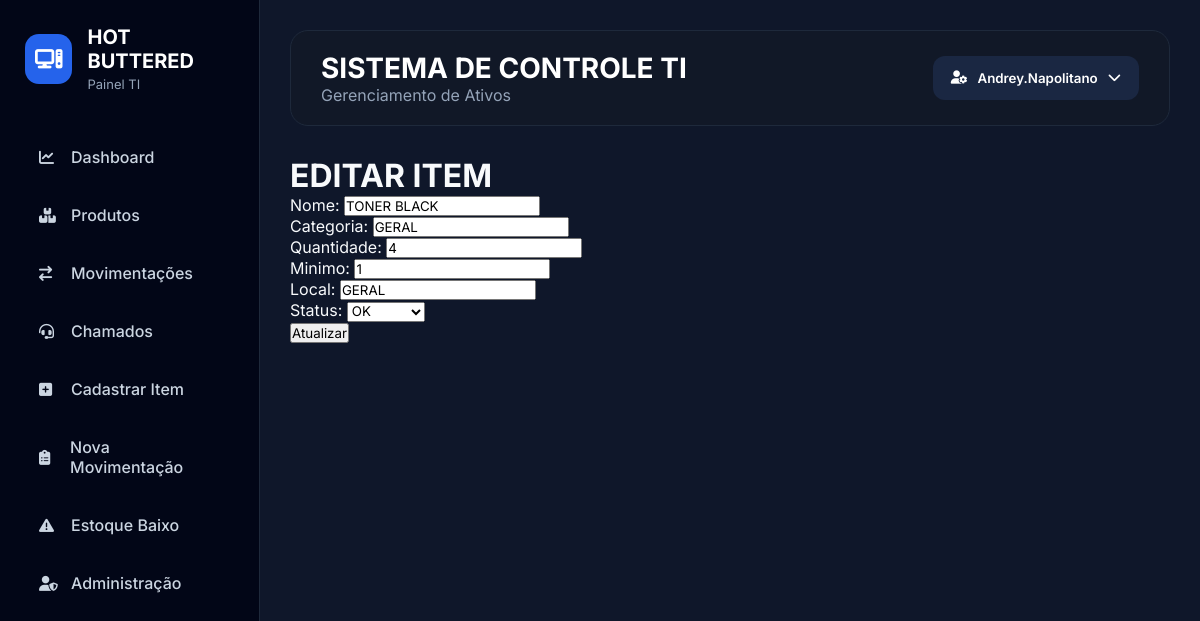
The app's page /editar-item/1/ (signed in) with its own data.
### estoque/models.py (models this page shows, shortened)
class Produto(models.Model):
    STATUS_CHOICES = [
        ('OK', 'OK'),
        ('BAIXO', 'BAIXO'),
        ('CRITICO', 'CRITICO'),
    ]
    nome = models.CharField(max_length=200)
    categoria = models.CharField(max_length=100)
    quantidade = models.IntegerField()
    minimo = models.IntegerField()
    local = models.CharField(max_length=100)
    status = models.CharField(max_length=20, choices=STATUS_CHOICES)

### estoque/views.py (the view)
    def wrapper(request, *args, **kwargs):
        if not request.user.is_staff:
            return HttpResponseForbidden("Acesso negado.")
        return view_func(request, *args, **kwargs)

### estoque/forms.py
class ProdutoForm(forms.ModelForm):
    class Meta:
        model = Produto
        fields = '__all__'
        widgets = {
            'nome': forms.TextInput(attrs={
                'class': 'input'
            }),
            'categoria': forms.TextInput(attrs={
                'class': 'input'
            }),
            'quantidade': forms.NumberInput(attrs={
                'class': 'input'
            }),
            'minimo': forms.NumberInput(attrs={
                'class': 'input'
            }),
            'local': forms.TextInput(attrs={
                'class': 'input'
            }),
            'status': forms.Select(attrs={
                'class': 'input'
            }),
        }

### estoque/views.py (called while the page is built)
def somente_admin(view_func):
    def wrapper(request, *args, **kwargs):
        if not request.user.is_staff:
            return HttpResponseForbidden("Acesso negado.")
        return view_func(request, *args, **kwargs)
    return wrapper

@login_required
@somente_admin
def editar_item(request, id):
    produto = get_object_or_404(Produto, id=id)
    if request.method == 'POST':
        form = ProdutoForm(request.POST, instance=produto)
        if form.is_valid():
            form.save()
            return redirect('produtos')
    else:
        form = ProdutoForm(instance=produto)
    return render(request, 'estoque/editar_item.html', {
        'form': form,
        'produto': produto
    })

### estoque/templates/estoque/editar_item.html (shortened to what this page needs)
{% extends 'estoque/base.html' %}
{% block content %}
<h1>EDITAR ITEM</h1>
<form method="POST">
    {{ form.as_p }}
    <button type="submit">
        Atualizar
    </button>
</form>
{% endblock %}

### estoque/templates/estoque/base.html (shortened to what this page needs)
{% load static %}
<!DOCTYPE html>
<html lang="pt-br">
<head>
    <link rel="stylesheet"
        href="https://cdnjs.cloudflare.com/ajax/libs/font-awesome/6.5.2/css/all.min.css">
    <link rel="stylesheet" href="{% static 'css/style.css' %}">
</head>
<body>
    <aside class="sidebar">
        <div class="logo-area">
            <div class="logo-icon">
                <i class="fa-solid fa-computer"></i>
            </div>
            <div>
                <h2>HOT BUTTERED</h2>
                <span>Painel TI</span>
            </div>
        </div>
        <nav class="menu">
            {% if request.user.is_staff %}
                <a href="{% url 'dashboard' %}">
                    <i class="fa-solid fa-chart-line"></i>
                    Dashboard
                </a>
                <a href="{% url 'produtos' %}">
                    <i class="fa-solid fa-boxes-stacked"></i>
                    Produtos
                </a>
                <a href="{% url 'movimentacoes' %}">
                    <i class="fa-solid fa-arrow-right-arrow-left"></i>
                    Movimentações
                </a>
<a href="{% url 'chamados_admin' %}">
                    <i class="fa-solid fa-headset"></i>
                    Chamados
                </a>
                <a href="{% url 'cadastrar_item' %}">
                    <i class="fa-solid fa-square-plus"></i>
                    Cadastrar Item
                </a>
                <a href="{% url 'cadastrar_movimentacao' %}">
                    <i class="fa-solid fa-clipboard-list"></i>
                    Nova Movimentação
                </a>
                <a href="{% url 'estoque_baixo' %}">
                    <i class="fa-solid fa-triangle-exclamation"></i>
                    Estoque Baixo
                </a>
                <a href="/admin/">
                    <i class="fa-solid fa-user-shield"></i>
                    Administração
                </a>
            {% endif %}
        </nav>
    </aside>
    <main class="content">
        <div class="topbar">
            <div>
                <h1>SISTEMA DE CONTROLE TI</h1>
                <p>Gerenciamento de Ativos</p>
            </div>
            <div class="usuario-dropdown">
                <button class="usuario-btn">
                    <i class="fa-solid fa-user-gear"></i>
                    {{ request.user.username }}
                    <i class="fa-solid fa-chevron-down"></i>
                </button>
            </div>
        </div>
        <div class="main-content">
            {% block content %}
            {% endblock %}
        </div>
    </main>
</body>
</html>

### estoque/static/css/style.css (style rules this page uses)
* { margin:0; padding:0; box-sizing:border-box; font-family:'Inter', sans-serif; }
html, body { background:#0f172a; color:#e2e8f0; }
body { display:flex; }
.sidebar { width:260px; height:100vh; background:#020617; border-right:1px solid #1e293b; padding:25px; position:fixed; top:0; left:0; }
.logo-area { display:flex; align-items:center; gap:15px; margin-bottom:40px; }
.logo-icon { width:50px; height:50px; background:#2563eb; display:flex; align-items:center; justify-content:center; border-radius:14px; }
.logo-icon i { font-size:22px; color:white; }
.logo-area h2 { color:white; font-size:20px; }
.logo-area span { color:#94a3b8; font-size:13px; }
.menu { display:flex; flex-direction:column; gap:10px; }
.menu a { display:flex; align-items:center; gap:12px; color:#cbd5e1; text-decoration:none; padding:14px; border-radius:10px; transition:0.3s; font-weight:500; }
.menu a i { width:20px; font-size:15px; }
.content { margin-left:260px; width:calc(100% - 260px); min-height:100vh; padding:30px; background:#0f172a; }
.topbar { width:100%; background:#111827; border:1px solid #1e293b; border-radius:18px; padding:20px 30px; display:flex; justify-content:space-between; align-items:center; margin-bottom:30px; }
.topbar h1 { color:white; font-size:28px; }
.topbar p { color:#94a3b8; }
.usuario-dropdown { position:relative; }
.usuario-btn { background:#1a2742; border:none; color:white; padding:14px 18px; border-radius:12px; cursor:pointer; font-weight:600; display:flex; align-items:center; gap:10px; transition:0.3s; }
.main-content { background:transparent; }
h1, h2, h3, p, td, th { color:#f8fafc; }

### records on screen
Produto: nome "TONER BLACK", categoria "GERAL", quantidade "4", minimo "1", local "GERAL", status "OK"

### other values on screen
{{ request.user.username }} "Andrey.Napolitano"
